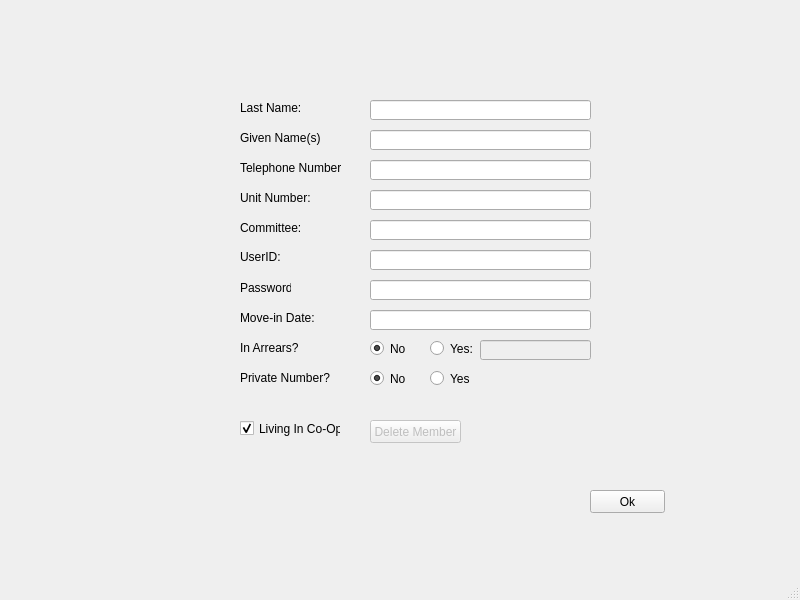
<?xml version="1.0" encoding="UTF-8"?>
<ui version="4.0">
 <class>MainWindow</class>
 <widget class="QMainWindow" name="MainWindow">
  <property name="geometry">
   <rect>
    <x>0</x>
    <y>0</y>
    <width>800</width>
    <height>600</height>
   </rect>
  </property>
  <property name="windowTitle">
   <string>MainWindow</string>
  </property>
  <widget class="QWidget" name="centralwidget">
   <widget class="QLabel" name="NumberLabel">
    <property name="geometry">
     <rect>
      <x>240</x>
      <y>160</y>
      <width>101</width>
      <height>16</height>
     </rect>
    </property>
    <property name="text">
     <string>Telephone Number:</string>
    </property>
   </widget>
   <widget class="QLineEdit" name="lineEdit">
    <property name="geometry">
     <rect>
      <x>370</x>
      <y>310</y>
      <width>221</width>
      <height>20</height>
     </rect>
    </property>
   </widget>
   <widget class="QLabel" name="CommitteeLabel">
    <property name="geometry">
     <rect>
      <x>240</x>
      <y>220</y>
      <width>71</width>
      <height>16</height>
     </rect>
    </property>
    <property name="text">
     <string>Committee:</string>
    </property>
   </widget>
   <widget class="QPushButton" name="pushButton">
    <property name="geometry">
     <rect>
      <x>590</x>
      <y>490</y>
      <width>75</width>
      <height>23</height>
     </rect>
    </property>
    <property name="text">
     <string>Ok</string>
    </property>
   </widget>
   <widget class="QLineEdit" name="NumberEdit">
    <property name="geometry">
     <rect>
      <x>370</x>
      <y>160</y>
      <width>221</width>
      <height>20</height>
     </rect>
    </property>
   </widget>
   <widget class="QLabel" name="UserIDLabel">
    <property name="geometry">
     <rect>
      <x>240</x>
      <y>250</y>
      <width>46</width>
      <height>13</height>
     </rect>
    </property>
    <property name="text">
     <string>UserID:</string>
    </property>
   </widget>
   <widget class="QLabel" name="LastNameLabel">
    <property name="geometry">
     <rect>
      <x>240</x>
      <y>100</y>
      <width>61</width>
      <height>16</height>
     </rect>
    </property>
    <property name="text">
     <string>Last Name:</string>
    </property>
   </widget>
   <widget class="QLabel" name="PasswordLabel">
    <property name="geometry">
     <rect>
      <x>240</x>
      <y>280</y>
      <width>51</width>
      <height>16</height>
     </rect>
    </property>
    <property name="text">
     <string>Password:</string>
    </property>
   </widget>
   <widget class="QLabel" name="GivenNameLabel">
    <property name="geometry">
     <rect>
      <x>240</x>
      <y>130</y>
      <width>81</width>
      <height>16</height>
     </rect>
    </property>
    <property name="text">
     <string>Given Name(s):</string>
    </property>
   </widget>
   <widget class="QLineEdit" name="UserIDEdit">
    <property name="geometry">
     <rect>
      <x>370</x>
      <y>250</y>
      <width>221</width>
      <height>20</height>
     </rect>
    </property>
   </widget>
   <widget class="QLineEdit" name="GivenNameEdit">
    <property name="enabled">
     <bool>true</bool>
    </property>
    <property name="geometry">
     <rect>
      <x>370</x>
      <y>130</y>
      <width>221</width>
      <height>20</height>
     </rect>
    </property>
   </widget>
   <widget class="QPushButton" name="pushButton_2">
    <property name="enabled">
     <bool>false</bool>
    </property>
    <property name="geometry">
     <rect>
      <x>370</x>
      <y>420</y>
      <width>91</width>
      <height>23</height>
     </rect>
    </property>
    <property name="text">
     <string>Delete Member</string>
    </property>
   </widget>
   <widget class="QLabel" name="PrivateNoLabel">
    <property name="geometry">
     <rect>
      <x>240</x>
      <y>370</y>
      <width>91</width>
      <height>16</height>
     </rect>
    </property>
    <property name="text">
     <string>Private Number?</string>
    </property>
   </widget>
   <widget class="QLineEdit" name="CommitteeEdit">
    <property name="geometry">
     <rect>
      <x>370</x>
      <y>220</y>
      <width>221</width>
      <height>20</height>
     </rect>
    </property>
   </widget>
   <widget class="QLabel" name="label">
    <property name="geometry">
     <rect>
      <x>240</x>
      <y>310</y>
      <width>81</width>
      <height>16</height>
     </rect>
    </property>
    <property name="text">
     <string>Move-in Date:</string>
    </property>
   </widget>
   <widget class="QRadioButton" name="ArrearsNoButton">
    <property name="geometry">
     <rect>
      <x>370</x>
      <y>340</y>
      <width>82</width>
      <height>17</height>
     </rect>
    </property>
    <property name="text">
     <string>No</string>
    </property>
    <property name="checked">
     <bool>true</bool>
    </property>
    <attribute name="buttonGroup">
     <string>buttonGroup</string>
    </attribute>
   </widget>
   <widget class="QRadioButton" name="PrivateNoButton">
    <property name="geometry">
     <rect>
      <x>370</x>
      <y>370</y>
      <width>82</width>
      <height>17</height>
     </rect>
    </property>
    <property name="text">
     <string>No</string>
    </property>
    <property name="checked">
     <bool>true</bool>
    </property>
    <attribute name="buttonGroup">
     <string>buttonGroup_2</string>
    </attribute>
   </widget>
   <widget class="QRadioButton" name="ArrearYesButton">
    <property name="geometry">
     <rect>
      <x>430</x>
      <y>340</y>
      <width>82</width>
      <height>17</height>
     </rect>
    </property>
    <property name="text">
     <string>Yes:</string>
    </property>
    <attribute name="buttonGroup">
     <string>buttonGroup</string>
    </attribute>
   </widget>
   <widget class="QRadioButton" name="PrivateYesButton">
    <property name="geometry">
     <rect>
      <x>430</x>
      <y>370</y>
      <width>82</width>
      <height>17</height>
     </rect>
    </property>
    <property name="text">
     <string>Yes</string>
    </property>
    <attribute name="buttonGroup">
     <string>buttonGroup_2</string>
    </attribute>
   </widget>
   <widget class="QLabel" name="InArrearsLabel">
    <property name="geometry">
     <rect>
      <x>240</x>
      <y>340</y>
      <width>61</width>
      <height>16</height>
     </rect>
    </property>
    <property name="text">
     <string>In Arrears?</string>
    </property>
   </widget>
   <widget class="QLineEdit" name="ArrearsAmountEdit">
    <property name="enabled">
     <bool>false</bool>
    </property>
    <property name="geometry">
     <rect>
      <x>480</x>
      <y>340</y>
      <width>111</width>
      <height>20</height>
     </rect>
    </property>
    <property name="frame">
     <bool>true</bool>
    </property>
    <property name="dragEnabled">
     <bool>false</bool>
    </property>
    <property name="readOnly">
     <bool>false</bool>
    </property>
   </widget>
   <widget class="QCheckBox" name="checkBox">
    <property name="geometry">
     <rect>
      <x>240</x>
      <y>420</y>
      <width>101</width>
      <height>17</height>
     </rect>
    </property>
    <property name="text">
     <string>Living In Co-Op?</string>
    </property>
    <property name="checked">
     <bool>true</bool>
    </property>
   </widget>
   <widget class="QLineEdit" name="UnitEdit">
    <property name="geometry">
     <rect>
      <x>370</x>
      <y>190</y>
      <width>221</width>
      <height>20</height>
     </rect>
    </property>
   </widget>
   <widget class="QLineEdit" name="PasswordEdit">
    <property name="geometry">
     <rect>
      <x>370</x>
      <y>280</y>
      <width>221</width>
      <height>20</height>
     </rect>
    </property>
   </widget>
   <widget class="QLineEdit" name="LastNameEdit">
    <property name="geometry">
     <rect>
      <x>370</x>
      <y>100</y>
      <width>221</width>
      <height>20</height>
     </rect>
    </property>
    <property name="text">
     <string/>
    </property>
   </widget>
   <widget class="QLabel" name="UnitLabel">
    <property name="geometry">
     <rect>
      <x>240</x>
      <y>190</y>
      <width>91</width>
      <height>16</height>
     </rect>
    </property>
    <property name="text">
     <string>Unit Number:</string>
    </property>
   </widget>
  </widget>
  <widget class="QMenuBar" name="menubar">
   <property name="geometry">
    <rect>
     <x>0</x>
     <y>0</y>
     <width>800</width>
     <height>21</height>
    </rect>
   </property>
  </widget>
  <widget class="QStatusBar" name="statusbar"/>
 </widget>
 <resources/>
 <connections>
  <connection>
   <sender>ArrearYesButton</sender>
   <signal>toggled(bool)</signal>
   <receiver>ArrearsAmountEdit</receiver>
   <slot>setEnabled(bool)</slot>
   <hints>
    <hint type="sourcelabel">
     <x>448</x>
     <y>371</y>
    </hint>
    <hint type="destinationlabel">
     <x>520</x>
     <y>367</y>
    </hint>
   </hints>
  </connection>
  <connection>
   <sender>checkBox</sender>
   <signal>toggled(bool)</signal>
   <receiver>pushButton_2</receiver>
   <slot>setDisabled(bool)</slot>
   <hints>
    <hint type="sourcelabel">
     <x>312</x>
     <y>451</y>
    </hint>
    <hint type="destinationlabel">
     <x>408</x>
     <y>451</y>
    </hint>
   </hints>
  </connection>
 </connections>
 <buttongroups>
  <buttongroup name="buttonGroup"/>
  <buttongroup name="buttonGroup_2"/>
 </buttongroups>
</ui>
